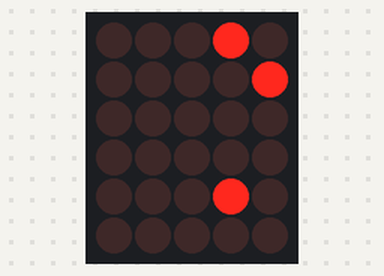
A sketch run on a simulated Arduino Uno, built with avr-gcc and run on an emulated ATmega328P. On the bench: 5×6 LED matrix. Wiring (inferred from the names in the program): charlieplexed LEDs: lines pin 2, pin 6, pin 7, pin 9, pin 10, pin 14.

Above: at 0.2 s.
At 2.23 s:
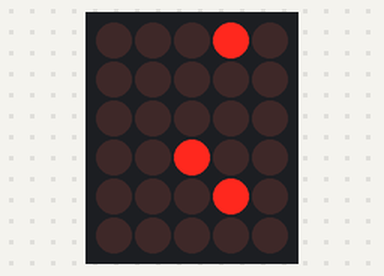

The sketch:

gameover_feedback_prog.ino
```cpp
#define P_1 2//the pin number of 1 charlie pin
#define P_2 6//the pin number of 2 charlie pin
#define P_3 7//the pin number of 3 charlie pin
#define P_4 9//the pin number of 4 charlie pin
#define P_5 10//the pin number of 5 charlie pin
#define P_6 14//the pin number of 6 charlie pin
#define P_7 13//the pin number of 7 charlie pin
#define P_8 12//the pin number of 8 charlie pin
#define P_9 11//the pin number of 9 charlie pin
#define P_flash 19 //the pin number of flash light
#define time_one 3//time duration of one LED being lightened
#define time_warmup 150
unsigned int level;//game level
#define left (-1)// turn left
#define right (1)// turn right
#define exponentialdecrease_speed 40
#define end_speed 14
#define time_showscore 200
volatile unsigned int d;
unsigned int ld;
unsigned int x_1,x_2,x_3,randx,y_1,y_2,y_3,randy;
void setup()
{
   Initialize_Pins();
}

void loop()
{
     level=4;
     showscore();
}

void showscore(void)
{
   x_1=1;
   y_1=5;
   d=2;
   ld=d;
   switch(ld)
   {
     case 0:x_2=x_1+1;y_2=y_1;x_3=x_2+1;y_3=y_2;break;
     case 1:x_2=x_1;y_2=y_1-1;x_3=x_2;y_3=y_2-1;break;
     case 2:x_2=x_1-1;y_2=y_1-1;x_3=x_2-1;y_3=y_2-1;break;
     case 3:x_2=x_1-1;y_2=y_1;x_3=x_2-1;y_3=y_2;break;
     case 4:x_2=x_1;y_2=y_1+1;x_3=x_2;y_3=y_2+1;break;
     case 5:x_2=x_1+1;y_2=y_1+1;x_3=x_2+1;y_3=y_2+1;break;
   }
   for(int m=1;m<((level+1)/2)+1;m++)
   {
     for(int p=0;p<=end_speed;p++)
     {
       lightone(x_1,y_1,time_one);
       lightone(x_2,y_2,time_one);
       lightone(x_3,y_3,time_one);
     }
     if (m==level/2)
     for(int q=0;q<=time_showscore;q++)
     {
       lightone(x_1,y_1,time_one);
       lightone(x_2,y_2,time_one);
       lightone(x_3,y_3,time_one);
     }
     dir_coor();
     if(m%4==0) turn(right);
   }
}

void Initialize_Pins(void)
{
  pinMode(P_1,INPUT);//charlieplexing output pins,from 1 to 9
  pinMode(P_2,INPUT);
  pinMode(P_3,INPUT);
  pinMode(P_4,INPUT);
  pinMode(P_5,INPUT);
  pinMode(P_6,INPUT);
  pinMode(P_7,INPUT);
  pinMode(P_8,INPUT);
  pinMode(P_9,INPUT);
  srand((unsigned)millis());//update new time seed
}

void turn(int dir)
{
  d=(6+d+dir)%6;
}


void dir_coor(void)
{
   ld=d;
   switch(ld)
   {
     case 0:x_3=x_2;y_3=y_2;x_2=x_1;y_2=y_1;x_1=x_1-1;break;//y_1 stays the same
     case 1:x_3=x_2;y_3=y_2;x_2=x_1;y_2=y_1;y_1=y_1+1;break;//x_1 stays the same
     case 2:x_3=x_2;y_3=y_2;x_2=x_1;y_2=y_1;x_1=x_1+1;y_1=y_1+1;break;
     case 3:x_3=x_2;y_3=y_2;x_2=x_1;y_2=y_1;x_1=x_1+1;break;//y_1 stays the same
     case 4:x_3=x_2;y_3=y_2;x_2=x_1;y_2=y_1;y_1=y_1-1;break;//x_1 stays the same
     case 5:x_3=x_2;y_3=y_2;x_2=x_1;y_2=y_1;x_1=x_1-1;y_1=y_1-1;break;
   }
}

void lightone(int x, int y,int time) //light up one LED in very little duration to deceive th eyes
{
  int pinx,piny;
  if(x!=y)
  {
    pinx=codtopin(x);piny=codtopin(y);
    pinMode(pinx,OUTPUT);
    pinMode(piny,OUTPUT);
    digitalWrite(pinx,HIGH);
    digitalWrite(piny,LOW);
    delay(time);
    pinMode(pinx,INPUT);
    pinMode(piny,INPUT);
  }
  else
  {
    if(x<=4)
    {
      pinx=codtopin(x);
      pinMode(pinx,OUTPUT);
      pinMode(P_9,OUTPUT);
      digitalWrite(pinx,HIGH);
      digitalWrite(P_9,LOW);
      delay(time);
      pinMode(pinx,INPUT);
      pinMode(P_9,INPUT);
    }
    else if(x==5)
    {
      pinMode(P_7,OUTPUT);
      pinMode(P_2,OUTPUT);
      digitalWrite(P_7,HIGH);
      digitalWrite(P_2,LOW);
      delay(time);
      pinMode(P_7,INPUT);
      pinMode(P_2,INPUT);
    }
    else
    {
      pinx=codtopin(x);
      pinMode(pinx,OUTPUT);
      pinMode(P_1,OUTPUT);
      digitalWrite(pinx,HIGH);
      digitalWrite(P_1,LOW);
      delay(time);
      pinMode(pinx,INPUT);
      pinMode(P_1,INPUT);
    }
  }
}

int codtopin(int x)
{
int X;
switch(x)
{
    case 1:X=P_1;break;
    case 2:X=P_2;break;
    case 3:X=P_3;break;
    case 4:X=P_4;break;
    case 5:X=P_5;break;
    case 6:X=P_6;break;
    case 7:X=P_7;break;
    case 8:X=P_8;break;
    case 9:X=P_9;break;
  }
  return X;
}
```

Measured:
- what the display in image 0 shows lasts 2.0 s, from 0.2 s to 2.2 s
